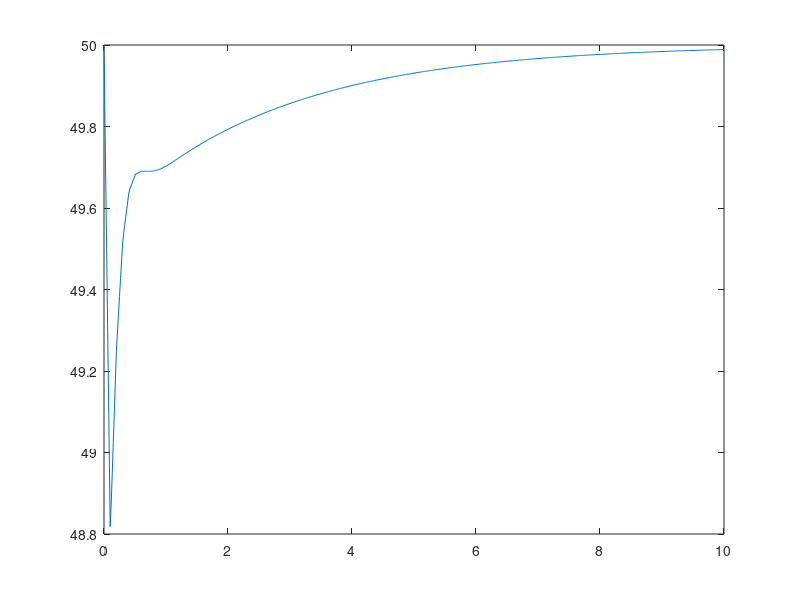

This chart was generated by the following MATLAB code:
clear all
clc
close all

f_struct = load('DF.mat')
f = f_struct.Df
fault_duration = 10*60; %Seconds
dt = 1/3600;   % hours
t = [0:dt*60:fault_duration/60];

t_old_f = linspace(0,fault_duration/60,100);

f = interp1(t_old_f,f(1:100),t,'linear');
f = f*65; f = f + 50;



plot(t,f)



%
% a = out.simout.data;
% a = 50*a;
% a(1) = 0;
% a(2) = -1;
% a(3) = -2.5;
% a(4) = -4;
% a(5) = -5.5;
% a(6) = -7;
% a(7) = -8.5;
% a(8) = -10;
%
%
% fault_duration = 20*60; %Seconds
% dt = 1/3600;   % hours
% t = [0:dt*60:fault_duration/60];
% t_old = linspace(0,20,size(a,1));
%
% f = interp1(t_old,a,t,'linear');
%
% f = movmean(f,40);
% f = f+1400;f = f*0.01; f = f + 36; %Negative frequency
%
% % f(1:60) = movmean(f(1:60),40)
% % f(61:99) = movmean(f(61:99),40)
% %
% % f(100:400) = movmean(f(100:400),50)
% figure
% plot(f)
% % plot(t,f)
% save('f.mat','f')
